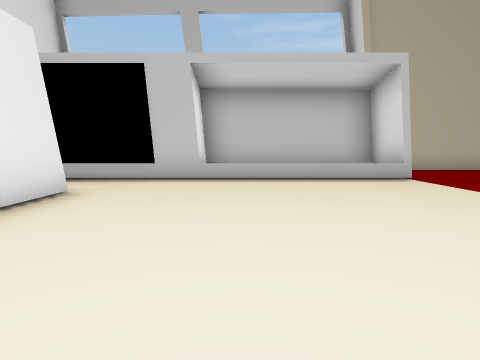
view 1 (above)

19 first-person views from a walk through a Unity game level. The camera is 1.3 m above the floor, tilts 6° down and sees 75° across. The floor is counted in squares, 2 m on a side. Each view is taken from the middle of a square. On the plan, view 1 faces up. The plan holds only what a view shows up to about 10 squares ahead; the rest is blank. The place goes on beyond the plan. Some animated figures are not drawn.

view 2
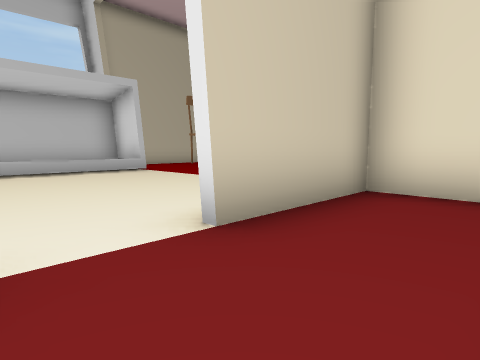

view 3
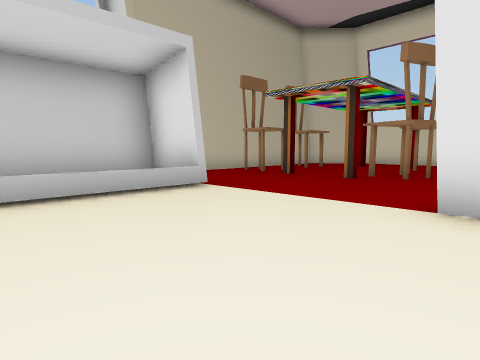

view 4
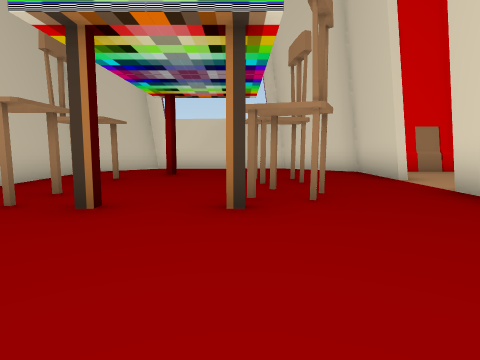

view 5
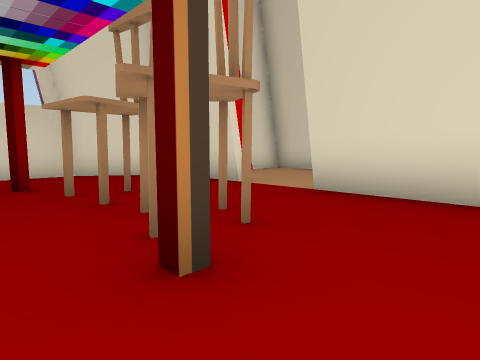

view 6
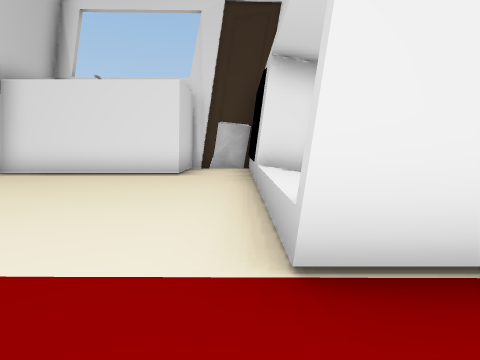

view 7
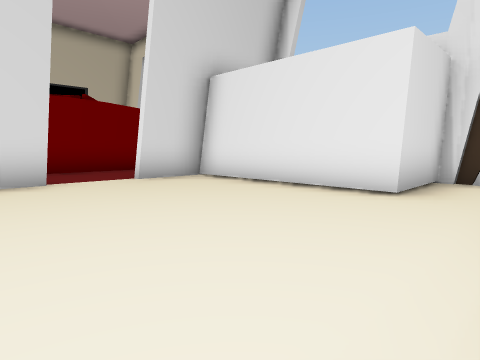

view 8
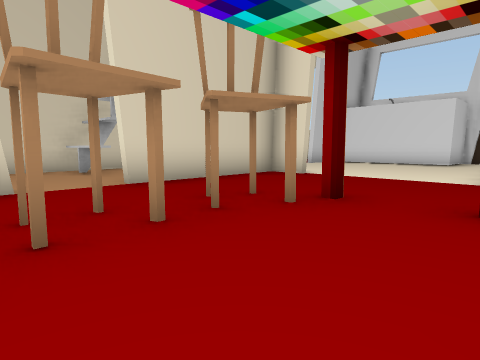

view 9
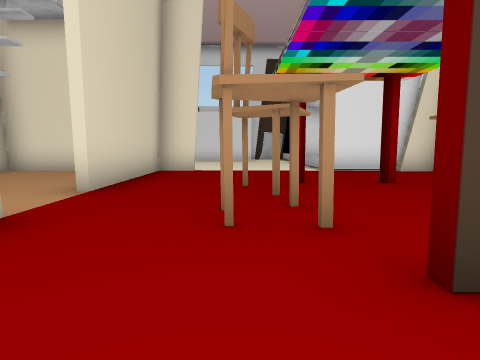

view 10
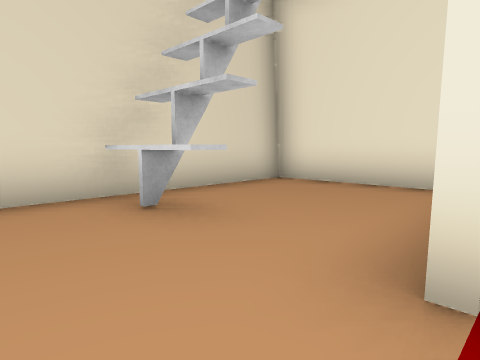

view 11
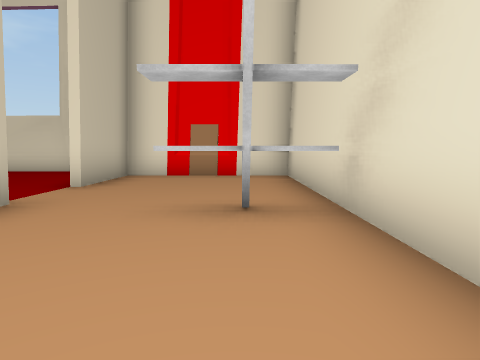

view 12
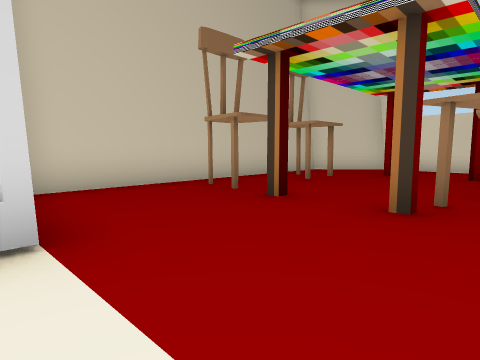

view 13
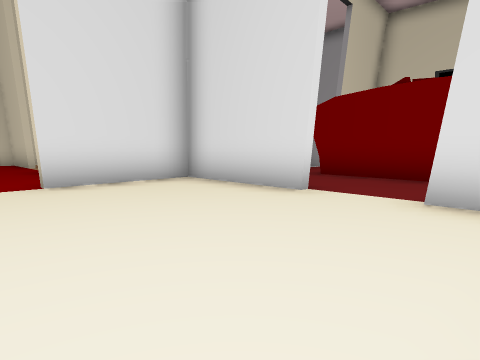

view 14
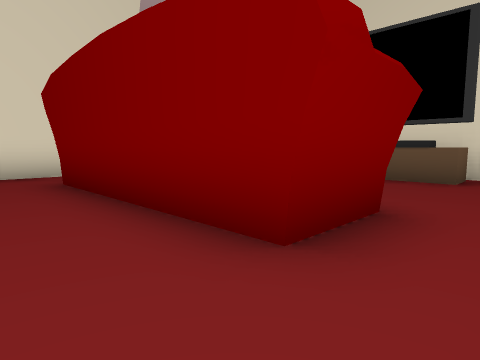

view 15
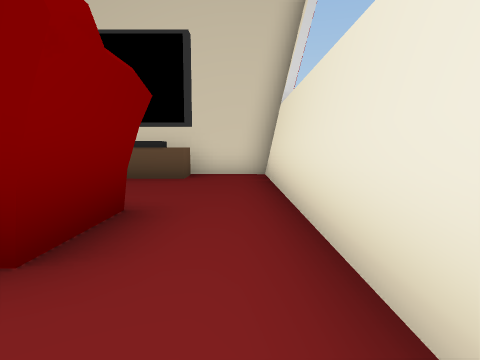

view 16
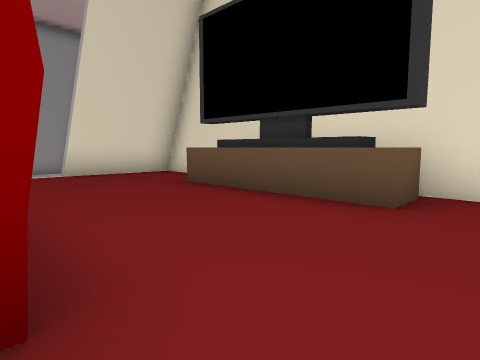

view 17
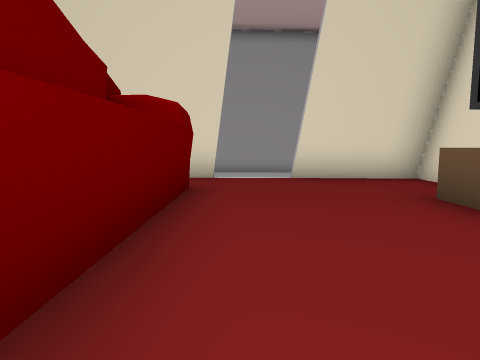

view 18
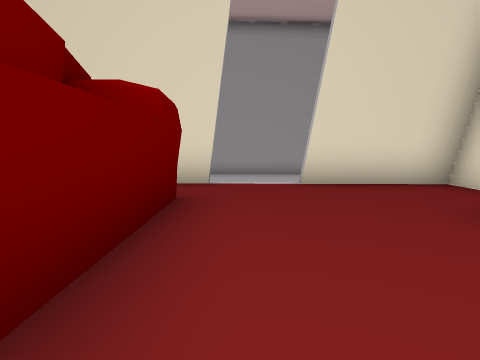

view 19
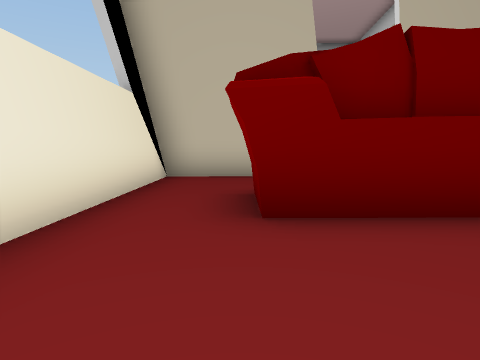

### Floor plan
Key: @ floor where view 1 was taken; # wall or solid block; . floor; / step, stairs or slope; ^ raised ledge; v drop or lower ground; C chair; O other object.
Columns run from 5 left of view 1 to 13 right of it. Each row starts with its distance up from view 1.
 10         ###
  9         #.///////##
  8     #####...C.C../#
  7  ####^^^^..#....#.#
  6 O.................#
  5 #...........#.C#..#
  4 ###.........C.....#
  3   #...............#
  2   #.....#####..####
  1   #.....#........#
  0 ####.@###........O
 -1 #.......#...^....#
 -2 #.......#...^....#
 -3 #.########## #####
 -4 #.######.#
 -5 #........v
 -6 #........v
 -7 #........#
 -8 #..OOOO..#
 -9 ##########

Where each view was taken, in squares from view 1:
view 1: 0 up, 0 right, facing up
view 2: 2 down, 1 left, facing up-right
view 3: 2 up, 0 right, facing up-right
view 4: 5 up, 3 right, facing right
view 5: 6 up, 5 right, facing down-right
view 6: 6 up, 5 right, facing left
view 7: 6 up, 2 right, facing down-left
view 8: 7 up, 10 right, facing down-left
view 9: 4 up, 12 right, facing left
view 10: 2 up, 9 right, facing down-left
view 11: 1 down, 4 right, facing right
view 12: 4 up, 3 right, facing up-right
view 13: 4 up, 2 left, facing down-right
view 14: 1 down, 4 left, facing down-right
view 15: 1 down, 4 left, facing down
view 16: 4 down, 4 left, facing down-right
view 17: 5 down, 3 left, facing right
view 18: 5 down, 2 left, facing right
view 19: 7 down, 3 left, facing up
